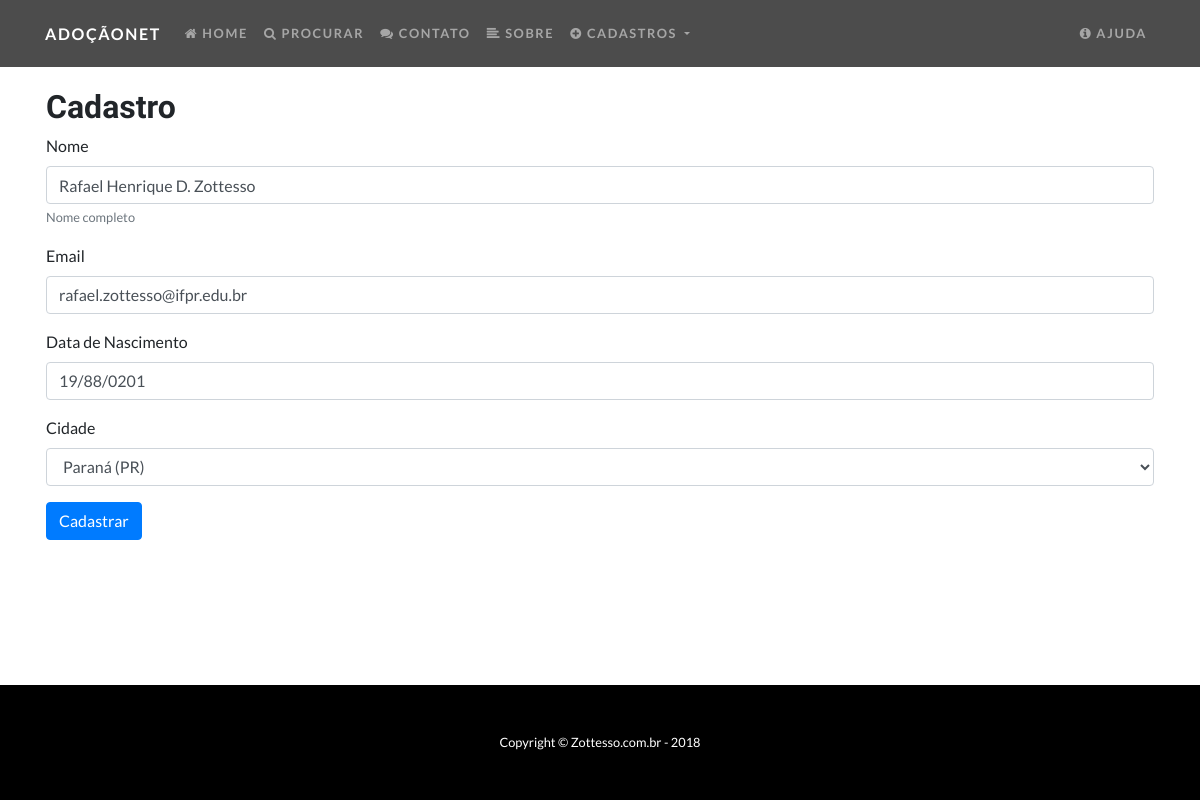
/editar/pessoa/1, run on the app's committed database.
### animais/models.py (models this page shows, shortened)
class Pessoa(models.Model):
    nome = models.CharField(max_length=50, help_text='Nome completo')
    email = models.CharField(max_length=50)
    nascimento = models.DateField('Data de Nascimento')
    cidade = models.ForeignKey(Cidade, on_delete=models.CASCADE)

class Cidade(models.Model):
    nome = models.CharField(max_length=50)
    estado = models.CharField(max_length=2, help_text='Informe apenas a sigla')
    def __str__(self):
        return self.nome + ' (' + self.estado + ')'

### animais/views.py (the view)
# urls.py: path('editar/pessoa/<int:pk>', PessoaUpdate.as_view(), name='editar-pessoa'),
class PessoaUpdate(UpdateView):
    model = Pessoa
    success_url = reverse_lazy('listar-pessoas')
    template_name = 'form.html'
    fields = ['nome', 'email', 'nascimento', 'cidade']

### animais/templates/form.html (shortened to what this page needs)
{% extends 'modelo.html' %}
{% load bootstrap4 %}
{% load static %}
{% block conteudo %}
<div class="container">
  <div class="row mt-5">
    <div class="col-sm p-3 mt-4">
      <h2>Cadastro</h2>
      <form method="post">
        {% bootstrap_form form %}
        <button type="submit" class="btn btn-primary">
          Cadastrar
        </button>
      </form>
    </div>
  </div>
</div>
{% endblock %}

### static/css/one-page-wonder.css (style rules this page uses)
html { position: relative; min-height: 100%; }
body { font-family: 'Lato'; margin-bottom: 116px; }
h1, h2, h3, h4, h5, h6 { font-family: 'Catamaran'; font-weight: 800 !important; }

### data on the page
Pessoa: nome "Rafael Henrique D. Zottesso", email "rafael.zottesso@ifpr.edu.br", nascimento "19/88/0201", cidade "Paraná (PR)"
